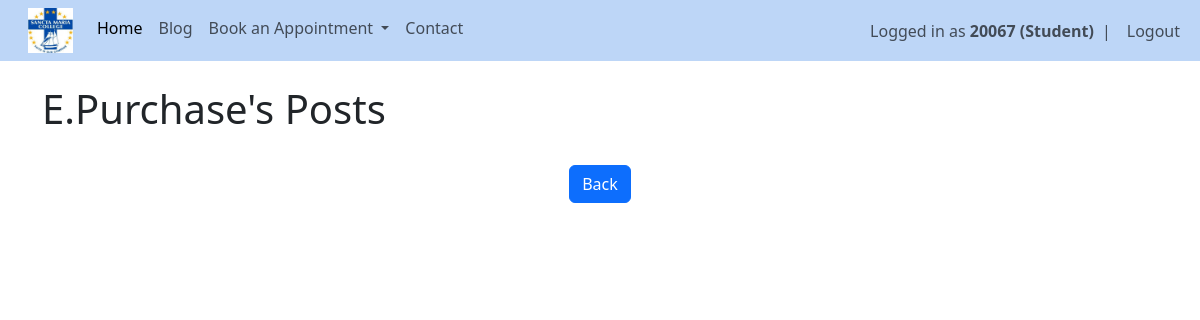
The page /posts/E.Purchase (signed in) on the database as committed earlier.
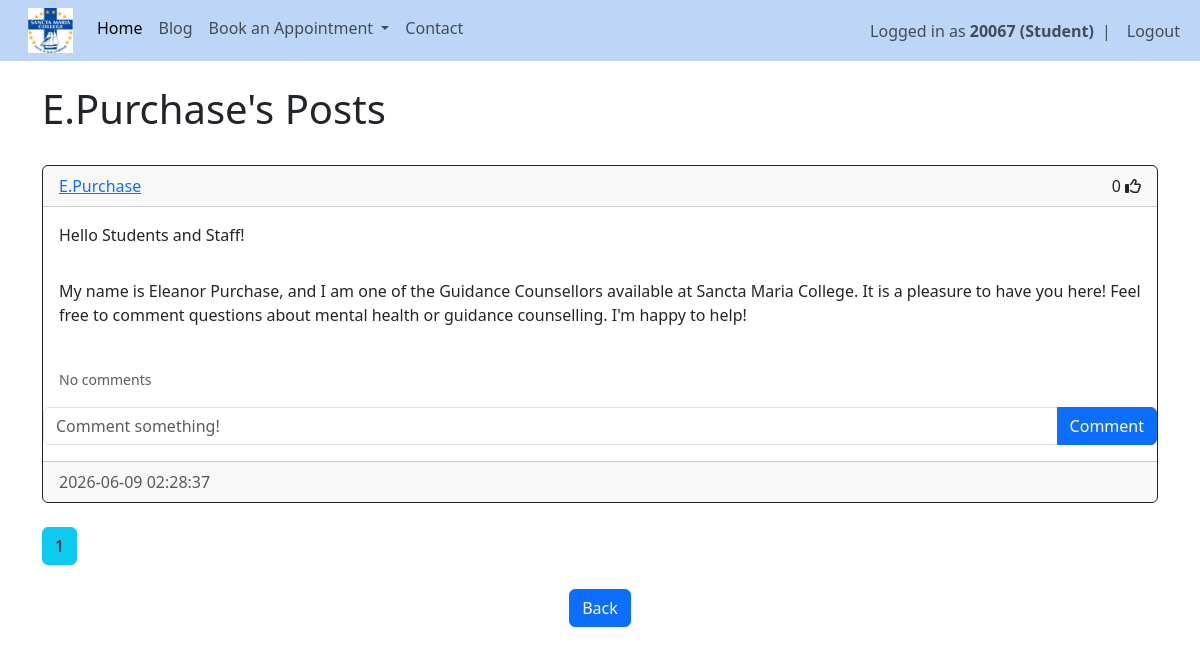
The same page on the database as committed later.
### website/models.py (models this page shows)
class Post(db.Model):
    id = db.Column(db.Integer, primary_key=True)
    title = db.Column(db.String(150), unique=False)
    content = db.Column(db.Text, nullable=False)
    date_created = db.Column(db.DateTime(timezone=True), default=func.now())
    author = db.Column(db.Integer, db.ForeignKey('user.id', ondelete="CASCADE"), nullable=False)
    comments = db.relationship('Comment', backref='post', passive_deletes=True)
    likes = db.relationship('Like', backref='post', passive_deletes=True)

class User(db.Model, UserMixin):
    id = db.Column(db.Integer, primary_key=True)
    email = db.Column(db.String(150), unique=True)
    fname = db.Column(db.String(20))
    lname = db.Column(db.String(20))
    username = db.Column(db.String(150), unique=True)
    role = db.Column(db.String(150))
    password = db.Column(db.String(150))
    date_created = db.Column(db.DateTime(timezone=True), default=func.now())
    posts = db.relationship('Post', backref='user', passive_deletes=True)
    comments = db.relationship('Comment', backref='user', passive_deletes=True)
    likes = db.relationship('Like', backref='user', passive_deletes=True)

### website/views.py (the view)
@views.route("/posts/<username>")
@login_required
def posts(username):
    page = request.args.get('page', 1, type=int)
    user = User.query.filter_by(username=username).first()
    if not user:
        flash('No user with that username exists', category='error')
        return redirect(url_for('views.blog'))
    posts = Post.query.filter_by(user=user).order_by(Post.date_created.desc()).paginate(page=page, per_page=4)
    return render_template("posts.html", user=current_user, posts=posts, username=username, endpoint='views.posts')

### website/__init__.py (called while the page is built)
def create_app():
    app = Flask(__name__)
    app.config['SECRET_KEY'] = "DQiAlMIU5u5eeLDw4KPMHx4d"
    app.config['SQLALCHEMY_DATABASE_URI'] = f'sqlite:///{DB_NAME}'
    db.init_app(app)
    from .views import views
    from .auth import auth
    app.register_blueprint(views, url_prefix="/")
    app.register_blueprint(auth, url_prefix="/")
    from .models import User, Post
    with app.app_context():
        db.create_all()
    login_manager = LoginManager()
    login_manager.login_view = "auth.login"
    login_manager.init_app(app)
    @login_manager.user_loader
    def load_user(id):
        return User.query.get(int(id))
    return app

### website/templates/posts.html
{% extends "posts_div.html"%} {% block title %} {{username}}'s Posts {% endblock %}
{% block header %} {{username}}'s Posts {% endblock %}
{% block footer %}
<div align="center">
<a href="/blog"><button type="button" class="btn btn-primary btn-large"> Back </button></a>
</div>
{% endblock %}

### website/templates/posts_div.html (shortened to what this page needs)
{% extends "template.html"%} {% block title %} Posts {% endblock %}
{% block content%}
<br/>
<h1>{% block header %} Blog Posts {% endblock %}</h1>
<br/>
<div id="posts">
    {% for post in posts %}
    <div class="card border-dark">
        <div class="card-header d-flex justify-content-between align-items-center">
            <a href="/posts/{{post.user.username}}">{{post.user.username}}</a>
            <div>
                <span id="likes-count-{{post.id}}">{{ post.likes|length }}</span>
                {% if user.id in post.likes|map(attribute="author")|list %}
                <i class="fas fa-thumbs-up" id="like-button-{{post.id}}" onclick="like({{post.id}})"></i>
                {% else %}
                <i class="far fa-thumbs-up" id="like-button-{{post.id}}" onclick="like({{post.id}})"></i>
                {% endif %}
            </div>
        </div>
        <div class ="card-body">
            <div class="card-text">{{post.title}}</div>
        </div>
        <div class ="card-body">
            <div class="card-text">{{post.content}}</div>
        </div>
        <br/>
        <p class="card-text ms-3">
            {% if post.comments|length > 0 %}
            <a data-bs-toggle="collapse" href="#comments-{{post.id}}" role="button">
                <small>View {{post.comments|length}} Comments</small>
            </a>
            {% else %}
            <small class="text-muted">No comments</small>
            {% endif %}
        </p>
        <form class="input-group mb-3" method="POST" action="/create-comment/{{post.id}}">
            <input type="text" id="text" name="text" class="form-control" placeholder="Comment something!"/>
            <button type="submit" class="btn btn-primary">Comment</button>
        </form >
        <div class ="card-footer text-muted">{{post.date_created}}</div>
    </div>
    <br/>
    {% endfor %}
</div>
{% for page_num in posts.iter_pages(left_edge=1, right_edge=1, left_current=1, right_current=2) %}
{% if page_num %}
{% if endpoint == 'views.posts' %}
{% set page_url = url_for(endpoint, username=username, page=page_num) %}
{% else %}
{% set page_url = url_for(endpoint, page=page_num) %}
{% endif %}
{% if posts.page == page_num %}
<a class="btn btn-info mb-4" href="{{ page_url }}">{{page_num}}</a>
{% else %}
<a class="btn btn-outline-info mb-4" href="{{ page_url }}">{{page_num}}</a>
{% endif %}
{% else %}
...
{% endif %}
{% endfor %}
{% block footer %}{% endblock %}
{% endblock %}

Rows that differ between the two databases and show on the page:
added Post: user.username "E.Purchase", likes|length "0", title "Hello Students and Staff!", content "My name is Eleanor Purchase, and I am one of the Guidance Counsellors available at Sancta Maria College. It is a pleasure to have you here! Feel free to comment questions about mental health or guidance counselling. I'm happy to help!", date_created "2026-06-09 02:28:37"
Other text that changed with them:
new list line: "1"
